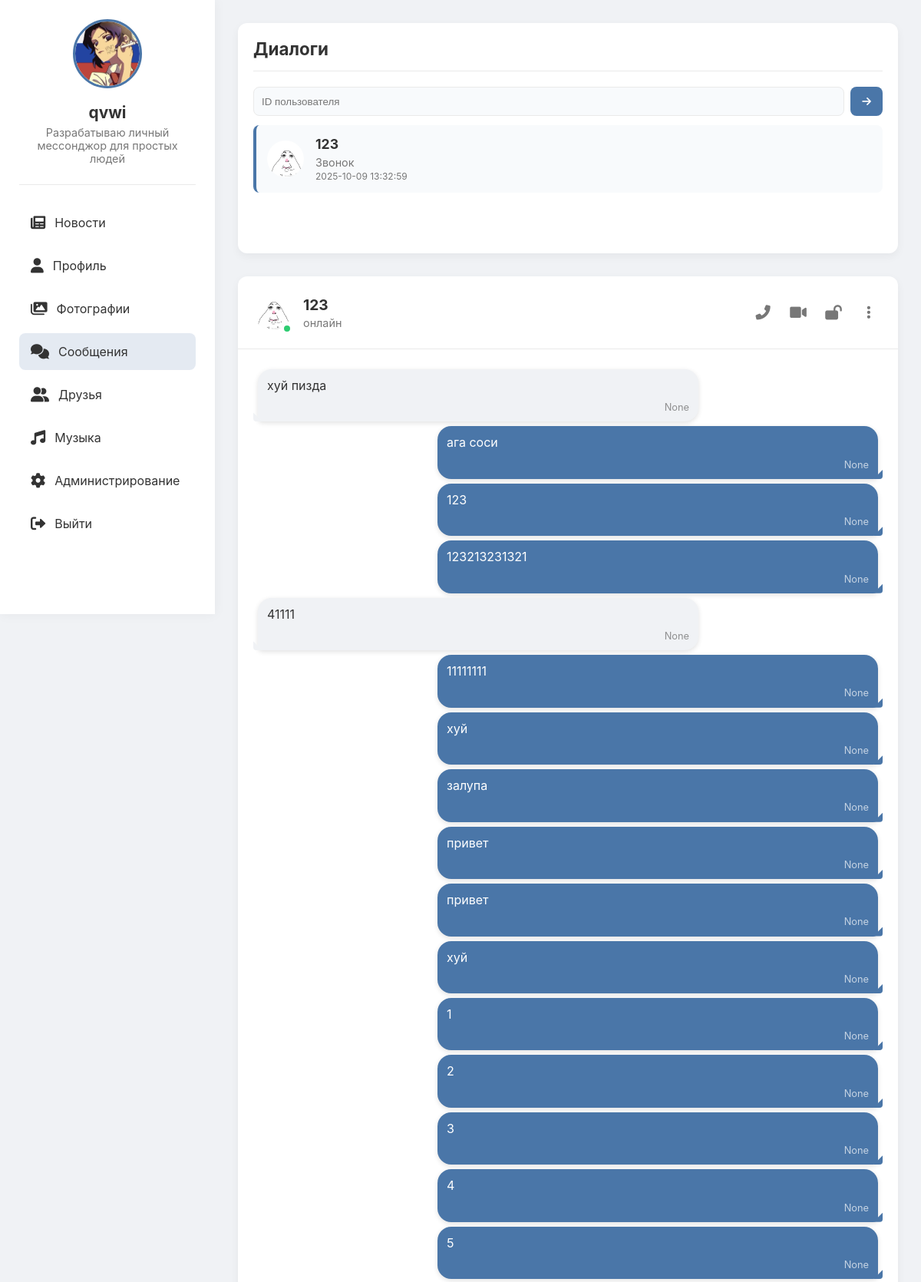
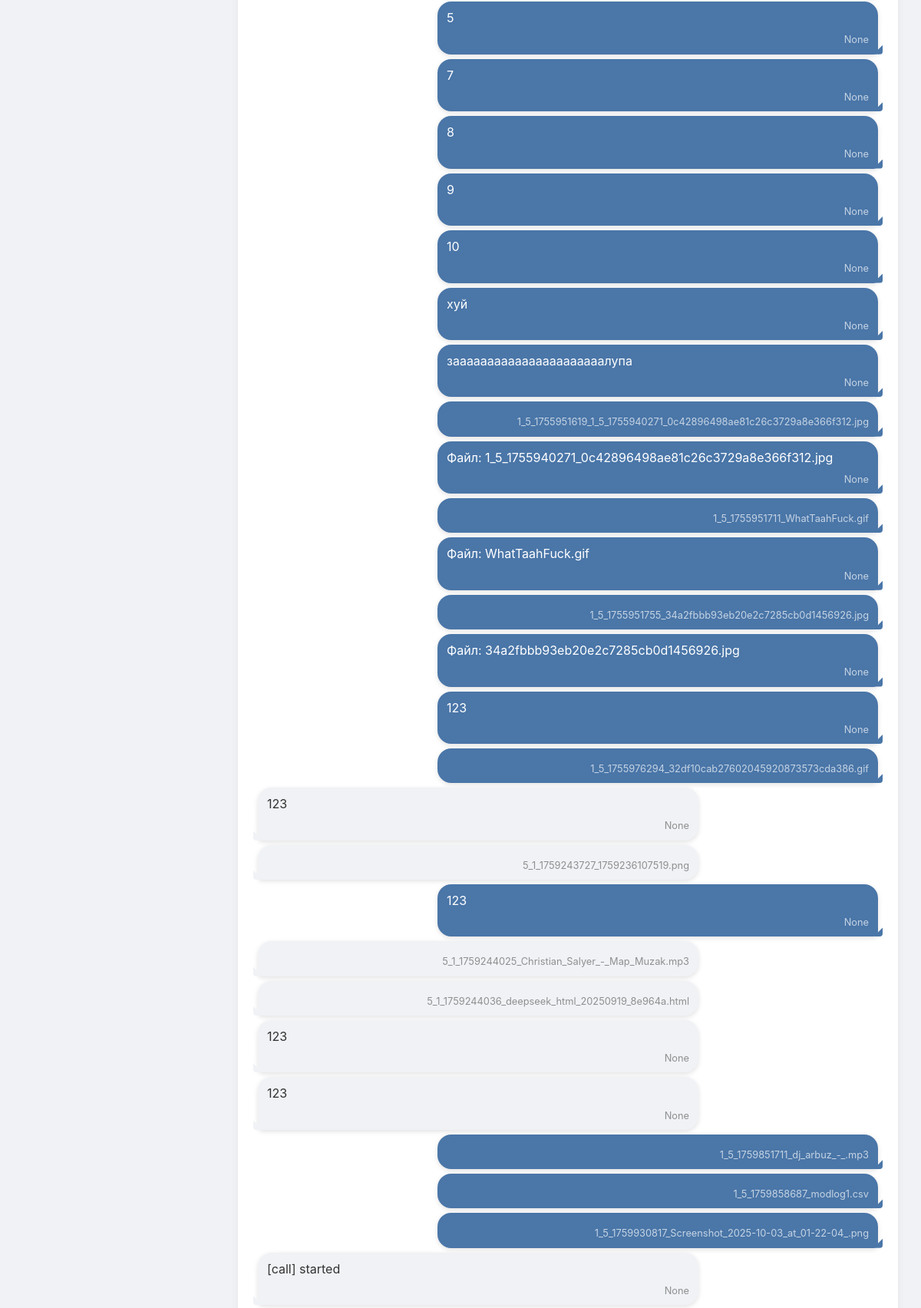
Page /messages/5 (signed in, upper part) on the committed database (2 pictures, top to bottom).
### tables this page shows
CREATE TABLE users (
                id INTEGER PRIMARY KEY AUTOINCREMENT,
                username TEXT UNIQUE NOT NULL,
                password TEXT NOT NULL,
                email TEXT,
                bio TEXT,
                avatar TEXT, role TEXT DEFAULT 'user' CHECK(role IN ('admin', 'moderator', 'user')), is_online BOOLEAN DEFAULT FALSE, last_seen DATETIME, banner TEXT, is_blocked BOOLEAN DEFAULT 0, block_reason TEXT);

CREATE TABLE messages (
                id INTEGER PRIMARY KEY AUTOINCREMENT,
                sender_id INTEGER NOT NULL,
                receiver_id INTEGER NOT NULL,
                content TEXT NOT NULL,
                file_path TEXT,
                timestamp DATETIME DEFAULT CURRENT_TIMESTAMP,
                FOREIGN KEY(sender_id) REFERENCES users(id),
                FOREIGN KEY(receiver_id) REFERENCES users(id));

### routes/messages.py (the view, shortened to what this page needs)
@bp.route('/messages')
@bp.route('/messages/<int:friend_id>')
def messages(friend_id=None):
    if 'user_id' not in session:
        return redirect(url_for('auth.index'))
    user_id = session['user_id']
    conn = get_db()
    c = conn.cursor()
    c.execute("SELECT * FROM users WHERE id = ?", (user_id,))
    user = c.fetchone()
    c.execute('''SELECT users.id, users.username, users.avatar, users.is_online, users.last_seen
                FROM friends
                JOIN users ON friends.friend_id = users.id
                WHERE friends.user_id = ? AND friends.status = 'accepted'
                UNION
                SELECT users.id, users.username, users.avatar, users.is_online, users.last_seen
                FROM friends
                JOIN users ON friends.user_id = users.id
                WHERE friends.friend_id = ? AND friends.status = 'accepted'
                ORDER BY username''', (user_id, user_id))
    friends = c.fetchall()
    last_map = {}
    try:
        c.execute('''SELECT sender_id, receiver_id, content, file_path, timestamp
                     FROM messages
                     WHERE sender_id = ? OR receiver_id = ?
                     ORDER BY timestamp DESC''', (user_id, user_id))
        rows = c.fetchall()
        def make_preview(content, file_path):
            if not content:
                return 'Сообщение'
            if isinstance(content, bytes):
                content = content.decode('utf-8', 'ignore')
            text = str(content)
            if text.startswith('[call]'):
                return 'Звонок'
            if text.startswith('enc:'):
                return 'Сообщение'
            if len(text) > 42:
                text = text[:39] + '…'
            return text
        for r in rows:
            sid, rid, cont, fpath, ts = r
            fid = rid if sid == user_id else sid
            if fid in last_map:
                continue
            epoch = None
            try:
                from datetime import datetime as _dt
                try:
                    epoch = int(_dt.strptime(ts.split('.')[0], '%Y-%m-%d %H:%M:%S').timestamp())
                except Exception:
                    epoch = int(_dt.fromisoformat(ts).timestamp())
            except Exception:
                epoch = 0
            last_map[fid] = {'preview': make_preview(cont, fpath), 'time': ts, 'epoch': epoch}
    except Exception:
        last_map = {}
    messages = []
    active_friend = None
    if friend_id:
        c.execute("SELECT * FROM users WHERE id = ?", (friend_id,))
        active_friend = c.fetchone()
        c.execute('''SELECT messages.*, users.username, users.avatar
                    FROM messages
                    JOIN users ON messages.sender_id = users.id
                    WHERE (sender_id = ? AND receiver_id = ?)
                    OR (sender_id = ? AND receiver_id = ?)
                    ORDER BY timestamp''',
                 (user_id, friend_id, friend_id, user_id))
        messages = c.fetchall()
    conn.close()
    return render_template('messages.html',
                         user=user,
                         friends=friends,
                         last_map=last_map,
                         messages=messages,
                         friend_id=friend_id,
                         active_friend=active_friend,
                         active_page='messages')

### app.py (called while the page is built)
def _gen_csrf_token():
    import secrets
    token = session.get('_csrf_token')
    if not token:
        token = secrets.token_urlsafe(32)
        session['_csrf_token'] = token
    return token

@app.context_processor
def inject_csrf():
    return {'csrf_token': _gen_csrf_token()}

@app.before_request
def csrf_protect():
    if request.method in ('POST','PUT','PATCH','DELETE'):
        if request.path.startswith('/socket.io') or request.path.startswith('/static'):
            return None
        if request.endpoint in {'auth.index'}:
            if not session.get('_csrf_token'):
                return None
        token = None
        token = request.headers.get('X-CSRFToken') or request.headers.get('X-CSRF-Token')
        if not token:
            token = request.form.get('csrf_token') or request.args.get('csrf_token')
        if not token and request.is_json:
            try:
                token = (request.get_json(silent=True) or {}).get('csrf_token')
            except Exception:
                token = None
        if not token or token != session.get('_csrf_token'):
            return ('CSRF token missing or invalid', 400)

@app.before_request
def enforce_account_block():
    try:
        if request.path.startswith('/static') or request.path.startswith('/socket.io'):
            return None
        if request.endpoint in {'auth.blocked', 'auth.index', 'static.static_files'}:
            return None
        if 'user_id' not in session:
            return None
        from models import get_db
        conn = get_db()
        c = conn.cursor()
        c.execute('SELECT is_blocked, block_reason FROM users WHERE id = ?', (session['user_id'],))
        row = c.fetchone()
        conn.close()
        if row and row['is_blocked']:
            reason = row['block_reason'] or 'Профиль заблокирован администратором'
            return render_template('blocked.html', reason=reason)
    except Exception:
        return None

### models.py (called while the page is built)
def get_db():
    conn = sqlite3.connect('social_network.db')
    conn.row_factory = sqlite3.Row
    return conn

### templates/messages.html (shortened to what this page needs)
<!DOCTYPE html>
<html lang="ru">
<head>
    <link href="https://cdnjs.cloudflare.com/ajax/libs/font-awesome/6.0.0/css/all.min.css" rel="stylesheet">
</head>
<body>
    <div class="app-container">
        <div class="sidebar">
            <div class="profile-card">
                <img src="{% if user[5] %}{{ url_for('static', filename='uploads/' + user[5]) }}{% else %}{{ url_for('static', filename='uploads/default_avatar.png') }}{% endif %}"
                     alt="Avatar"
                     onerror="this.onerror=null; this.src='{{ url_for('static', filename='uploads/default_avatar.png') }}'">
                <h3>{{ user[1] }}</h3>
                <p>{{ user[4] or 'Статус не указан' }}</p>
            </div>
            <div class="nav">
                <a href="{{ url_for('feed.feed') }}">
                    <i class="fas fa-newspaper"></i> Новости
                </a>
                <a href="{{ url_for('profile.profile') }}">
                    <i class="fas fa-user"></i> Профиль
                </a>
                <a href="{{ url_for('gallery.gallery') }}">
                    <i class="fas fa-images"></i> Фотографии
                </a>
                <a href="{{ url_for('messages.messages') }}" {% if active_page == 'messages' %}class="active"{% endif %}>
                    <i class="fas fa-comments"></i> Сообщения
                </a>
                <a href="{{ url_for('friends.friends') }}" {% if active_page == 'friends' %}class="active"{% endif %}>
                    <i class="fas fa-user-friends"></i> Друзья
                </a>
                <a href="{{ url_for('music.music_index') }}" {% if active_page == 'music' %}class="active"{% endif %}>
                    <i class="fas fa-music"></i> Музыка
                </a>
                {% if user[6] == 'admin' %}
                <a href="{{ url_for('admin.admin') }}" {% if active_page == 'admin' %}class="active"{% endif %}>
                    <i class="fas fa-cog"></i> Администрирование
                </a>
                {% endif %}
                <a href="{{ url_for('static.logout') }}">
                    <i class="fas fa-sign-out-alt"></i> Выйти
                </a>
            </div>
        </div>
        <div class="content">
            <div class="friends-list">
                <h2>Диалоги</h2>
                <div style="display:flex; gap:8px; margin-bottom:12px;">
                    <input id="start-chat-id" type="number" placeholder="ID пользователя" style="flex:1; padding:8px 10px; border:1px solid var(--border-color); border-radius:8px; background: var(--info-bg); color: var(--text-primary);">
                    <button id="start-chat-btn" title="Написать" style="width:42px;height:38px;border-radius:8px;border:none;background:var(--active-color);color:#fff;cursor:pointer"><i class="fas fa-arrow-right"></i></button>
                </div>
                {% for friend in friends %}
                {% set lm = last_map.get(friend[0]) if last_map else None %}
                {% set preview = (lm.preview if lm else 'Последнее сообщение...') %}
                <div class="friend-item {% if friend_id == friend[0] %}active{% endif %}" onclick="location.href='{{ url_for('messages.messages', friend_id=friend[0]) }}'">
                    <img src="{% if friend[2] %}{{ url_for('static', filename='uploads/' + friend[2]) }}{% else %}{{ url_for('static', filename='uploads/default_avatar.png') }}{% endif %}"
                         alt="Avatar"
                         onerror="this.onerror=null; this.src='{{ url_for('static', filename='uploads/default_avatar.png') }}'">
                    <div class="friend-info">
                        <h3>{{ friend[1] }}</h3>
                        <p>{{ preview }}</p>
                        {% if lm and lm.epoch %}
                        <div style="font-size:12px;color:var(--text-secondary);margin-top:2px;">{{ lm.time }}</div>
                        {% endif %}
                    </div>
                </div>
                {% endfor %}
            </div>
            <div class="chat-container">
                {% if friend_id %}
                <div class="chat-header">
                    <div class="chat-avatar">
                        <img src="{% if active_friend[5] %}{{ url_for('static', filename='uploads/' + active_friend[5]) }}{% else %}{{ url_for('static', filename='uploads/default_avatar.png') }}{% endif %}"
                             alt="Аватар {{ active_friend[1] }}"
                             onerror="this.onerror=null; this.src='{{ url_for('static', filename='uploads/default_avatar.png') }}'">
                        <div class="chat-status {% if active_friend[6] %}chat-status-online{% endif %}"></div>
                    </div>
                    <div class="chat-info">
                        <h3>{{ active_friend[1] }}</h3>
                        <p id="peer-status-text">
                            {% if active_friend[6] %}
                                онлайн
                            {% else %}
                                был(а) {{ active_friend[7].strftime('%H:%M') if active_friend[7] else 'недавно' }}
                            {% endif %}
                        </p>
                    </div>
                    <div class="chat-actions">
                        <button id="audio-call-btn" title="Аудиозвонок"><i class="fas fa-phone-alt"></i></button>
                        <button id="video-call-btn" title="Видеозвонок"><i class="fas fa-video"></i></button>
                        <button id="encrypt-btn" title="Шифрование" style="display:inline-flex;"><i class="fas fa-lock-open"></i></button>
                        <button title="Дополнительно"><i class="fas fa-ellipsis-v"></i></button>
                    </div>
                </div>
                <div class="chat-messages" id="chat-messages">
                    {% for msg in messages %}
                    <div class="message {% if msg[1] == session['user_id'] %}sent{% else %}received{% endif %}">
                        {% if msg[3] and msg[3][:4] == 'enc:' %}
                        <div class="message-text cipher">Сообщение расшифровывается…</div>
                        {% else %}
                        <div class="message-text">{{ msg[3] }}</div>
                        {% endif %}
                        <div class="message-time">{{ msg[4] }}</div>
                    </div>
                    {% endfor %}
                </div>
                {% else %}
                <div class="empty-chat">
                    <i class="fas fa-comments"></i>
                    <h3>Выберите диалог</h3>
                    <p>Начните общение с вашими друзьями</p>
                </div>
                {% endif %}
            </div>
        </div>
    </div>
</body>
</html>

### static/css/hud.css (style rules this page uses)
.sidebar { width:280px; position:fixed; left:0; top:0; height:100vh; padding:25px; background: var(--sidebar-bg, var(--bg-secondary, #ffffff)); color: var(--text-color, var(--text-primary, #333)); box-shadow: 0 0 15px var(--shadow-color, rgba(0,0,0,0.05)); z-index:100; }
.content { margin-left:280px; }
.profile-card { text-align:center; padding-bottom:25px; border-bottom:1px solid var(--border-color, #eaeaea); margin-bottom:25px; }
.profile-card img { width:90px; height:90px; border-radius:50%; object-fit:cover; border:3px solid var(--primary-color, #4a76a8); }
.profile-card h3 { margin:15px 0 5px; font-size:1.3rem; }
.profile-card p { color: var(--secondary-text, var(--text-secondary, #777)); font-size:0.9rem; }
.nav { margin-top:15px; }
.nav a { display:flex; align-items:center; padding:14px 15px; text-decoration:none; border-radius:8px; margin-bottom:8px; color: var(--text-color, var(--text-primary, #333)); transition: all .2s; }
.nav a.active { background: var(--nav-active-bg, rgba(74,118,168,.15)); color: var(--text-color, var(--text-primary,#333)); }
.sidebar .nav a.active { background: var(--nav-active-bg, rgba(74,118,168,.15)); color: var(--text-color, var(--text-primary,#333)); }
.nav a i { margin-right:12px; font-size:1.2rem; }

### rows in the picture
users: avatar (picture), username "qvwi", bio "Разрабатываю личный мессонджор для простых людей"
users: avatar (picture), username "123", preview "Звонок"
messages: time "2025-10-09 13:32:59"
messages: content "хуй пизда", msg "None"
messages: content "ага соси", msg "None"
messages: content "123", msg "None"
messages: content "123213231321", msg "None"
messages: content "41111", msg "None"
messages: content "11111111", msg "None"
messages: content "хуй", msg "None"
messages: content "залупа", msg "None"
messages: content "привет", msg "None"
messages: content "привет", msg "None"
messages: content "хуй", msg "None"
messages: content "1", msg "None"
messages: content "2", msg "None"
messages: content "3", msg "None"
messages: content "4", msg "None"
messages: content "5", msg "None"
messages: content "5", msg "None"
messages: content "7", msg "None"
messages: content "8", msg "None"
messages: content "9", msg "None"
messages: content "10", msg "None"
messages: content "хуй", msg "None"
messages: content "заааааааааааааааааааааалупа", msg "None"
messages: file_path "1_5_1755951619_1_5_1755940271_0c42896498ae81c26c3729a8e366f312.jpg"
messages: content "Файл: 1_5_1755940271_0c42896498ae81c26c3729a8e366f312.jpg", msg "None"
messages: file_path "1_5_1755951711_WhatTaahFuck.gif"
messages: content "Файл: WhatTaahFuck.gif", msg "None"
messages: file_path "1_5_1755951755_34a2fbbb93eb20e2c7285cb0d1456926.jpg"
messages: content "Файл: 34a2fbbb93eb20e2c7285cb0d1456926.jpg", msg "None"
messages: content "123", msg "None"
messages: file_path "1_5_1755976294_32df10cab27602045920873573cda386.gif"
messages: content "123", msg "None"
messages: file_path "5_1_1759243727_1759236107519.png"
messages: content "123", msg "None"
messages: file_path "5_1_1759244025_Christian_Salyer_-_Map_Muzak.mp3"
messages: file_path "5_1_1759244036_deepseek_html_20250919_8e964a.html"
messages: content "123", msg "None"
messages: content "123", msg "None"
messages: file_path "1_5_1759851711_dj_arbuz_-_.mp3"
messages: file_path "1_5_1759858687_modlog1.csv"
messages: file_path "1_5_1759930817_Screenshot_2025-10-03_at_01-22-04_.png"
messages: content "[call] started", msg "None"
